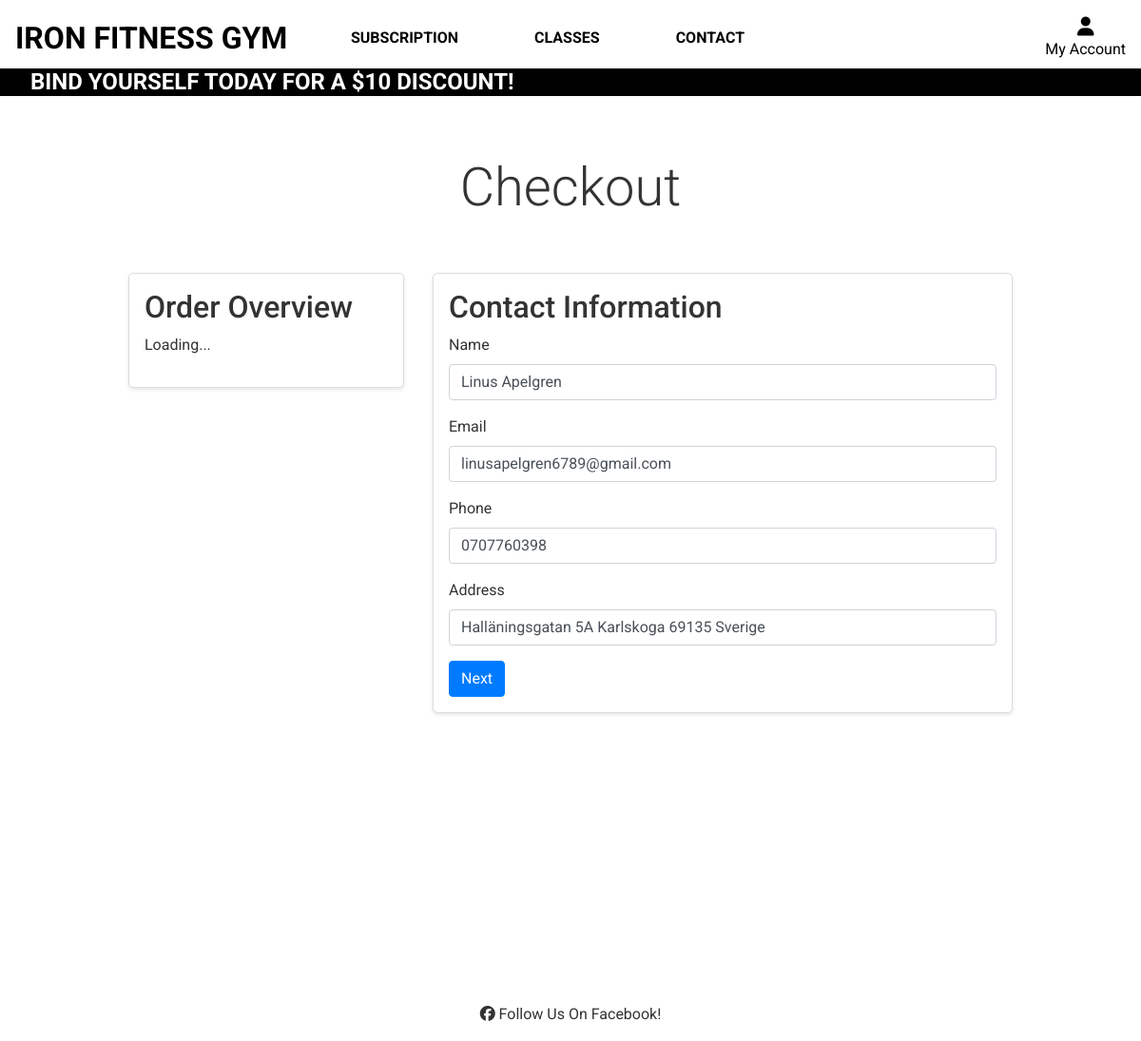
Screenshot of /checkout/1/ (signed in) with the database file from the repository.
### users/models.py (models this page shows, shortened)
class UserProfile(models.Model):
    user = models.OneToOneField(User, on_delete=models.CASCADE)
    phone_number = models.CharField(max_length=15, blank=True)
    gym_visits = models.IntegerField(default=0)
    street_address = models.CharField(max_length=255, blank=True, null=True)
    city = models.CharField(max_length=100, blank=True, null=True)
    postal_code = models.CharField(max_length=20, blank=True, null=True)
    country = models.CharField(max_length=100, blank=True, null=True)
    subscription_plan = models.ForeignKey(SubscriptionPlan, null=True, blank=True, on_delete=models.SET_NULL)
    subscription_start_date = models.DateTimeField(null=True, blank=True)
    booked_classes = models.ManyToManyField(Booking, blank=True)

### checkout/views.py (the view)
# urls.py: path("<int:plan_id>/", checkout, name="checkout"),
@login_required
def checkout(request, plan_id):
    plan = get_object_or_404(
        SubscriptionPlan, pk=plan_id
    )  # Get the subscription plan or return 404
    user_profile = (
        UserProfile.objects.get(user=request.user)
        if request.user.is_authenticated
        else None
    )  # Get the user profile if authenticated
    context = {
        "STRIPE_TEST_PUBLIC_KEY": settings.STRIPE_TEST_PUBLIC_KEY,
        "plan_id": plan_id,
        "plan": plan,
        "user_profile": user_profile,
    }
    return render(
        request, "checkout/checkout.html", context
    )  # Render the checkout template with context

### checkout/templates/checkout/checkout.html (shortened to what this page needs)
{% extends "base.html" %}
{% load static %}
{% block extracss %}
<link rel="stylesheet" href="{% static 'checkout/css/checkout.css' %}">
{% endblock %}
{% block page_header %}
<header class="container header-container">
    <div class="row">
        <div class="col text-center">
            <h1 class="display-4">Checkout</h1>
        </div>
    </div>
</header>
{% endblock %}
{% block content %}
<div class="d-flex flex-column min-vh-100">
    <div class="container my-5">
        <div class="row">
            <div class="col-md-4">
                <div class="box p-3 mb-4">
                    <h2>Order Overview</h2>
                    <div id="order-overview">
                        <p>Loading...</p>
                    </div>
                </div>
            </div>
            <div class="col-md-8">
                <div class="box p-3">
                    <div id="checkout-steps">
                        <div id="step-contact-info">
                            <h2>Contact Information</h2>
                            <form id="contact-info-form">
                                <div class="form-group">
                                    <label for="name">Name</label>
                                    <input type="text" id="name" name="name" class="form-control"
                                        value="{{ user_profile.user.first_name }} {{ user_profile.user.last_name }}" required>
                                </div>
                                <div class="form-group">
                                    <label for="email">Email</label>
                                    <input type="email" id="email" name="email" class="form-control"
                                        value="{{ user_profile.user.email }}" required>
                                </div>
                                <div class="form-group">
                                    <label for="phone">Phone</label>
                                    <input type="text" id="phone" name="phone" class="form-control"
                                        value="{{ user_profile.phone_number }}" required>
                                </div>
                                <div class="form-group">
                                    <label for="address">Address</label>
                                    <input type="text" id="address" name="address" class="form-control"
                                        value="{{ user_profile.street_address }} {{ user_profile.city }} {{ user_profile.postal_code }} {{ user_profile.country }}" required>
                                </div>
                                <button type="button" id="next-to-payment" class="btn btn-primary">Next</button>
                            </form>
                        </div>
                    </div>
                </div>
            </div>
        </div>
    </div>
</div>
{% endblock %}

### static/css/base.css (style rules this page uses)
html { height: 100%; }
body { font-family: 'Roboto', sans-serif; height: calc(100vh - 184px); color: #333; font-family: Roboto; background-color: white; overflow-x: hidden; }
@media (min-width: 1200px) { .container { max-width: 80%; } }
@media (min-width: 992px) { .header-container { padding-top: 164px; } }

### staticfiles/checkout/css/checkout.css (style rules this page uses)
.box { background-color: white; border: 1px solid #ddd; border-radius: 5px; box-shadow: 0 2px 4px rgba(0, 0, 0, 0.1); }

### rows the page displays
UserProfile: name "Linus Apelgren", email "linusapelgren6789@gmail.com", phone "0707760398", address "Halläningsgatan 5A Karlskoga 69135 Sverige"
